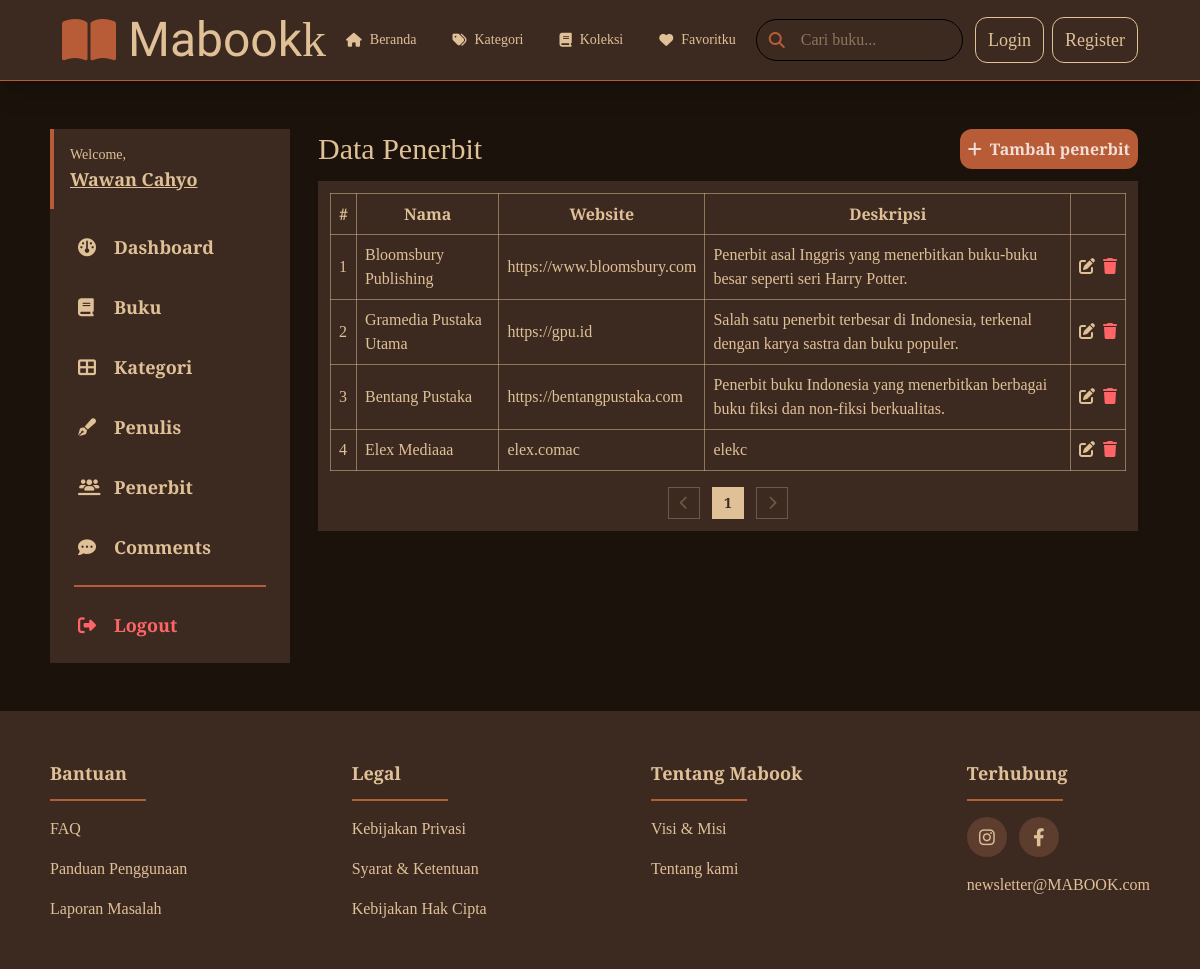
Page /admin/publishers.php on the committed database.
### tables this page shows
CREATE TABLE `publishers` (
  `id` bigint UNSIGNED NOT NULL,
  `name` varchar(255) NOT NULL,
  `website` varchar(255) NOT NULL,
  `description` mediumtext NOT NULL,
  `created_at` datetime NOT NULL
);

### functions/publishers.php (called while the page is built, shortened)
<?php
require_once __DIR__ . '/../config/db.php';
function listPublishers($filters, $pagination)
{
    global $conn;
    $whereQuery = "";
    $params = [];
    $types = [];
    $limit = $pagination['limit'] ?? 10;
    $page = $pagination['page'] ?? 1;
    $offset = ($page - 1) * $limit;
    $sql = "SELECT * FROM publishers $whereQuery ORDER BY created_at DESC LIMIT ? OFFSET ?";
    $stmt = $conn->prepare($sql);
    $allParams = array_merge($params, [$limit, $offset]);
    $typeString = implode("", $types) . 'ii';
    $stmt->bind_param($typeString, ...$allParams);
    $stmt->execute();
    return $stmt->get_result()->fetch_all(MYSQLI_ASSOC);
}
function countPublishers($filters)
{
    global $conn;
    $whereQuery = "";
    $stmt = $conn->prepare("SELECT COUNT(*) AS total FROM publishers $whereQuery");
    $stmt->execute();
    $data = $stmt->get_result()->fetch_assoc();
    return $data['total'] ?? 0;
}

### admin/publishers.php (the view, shortened to what this page needs)
<?php require_once(__DIR__ . '/../functions/publishers.php') ?>
<?php
$filters = [];
$page = $_GET['page'] ?? 1;
$limit = $_GET['limit'] ?? 10;
$publishers = listPublishers($filters, ['page' => $page, 'limit' => $limit]);
$countPublishers = countPublishers($filters);
$totalPage = ceil($countPublishers / $limit);
?>
<!DOCTYPE html>
<html lang="en">
<head>
    <link rel="stylesheet" href="https://cdnjs.cloudflare.com/ajax/libs/font-awesome/6.4.0/css/all.min.css">
    <link rel="stylesheet" href="/mabook/src/output.css">
</head>
<body class="bg-[url('https://www.transparenttextures.com/patterns/black-paper.png')] bg-[#1A120B]">
    <?php require_once(__DIR__ . '/../include/header.php') ?>
    <div class="w-11/12 max-w-[1200px] mx-auto mt-12 flex items-start gap-4 relative">
        <?php require_once(__DIR__ . '/../include/admin-sidebar.php') ?>
        <div class="w-full px-3">
            <div>
                <div class="font-crimson text-mabook-light flex justify-between items-center">
                    <div class="text-3xl">Data Penerbit</div>
                    <a href="publisher-create.php" class="bg-mabook-midtone text-white/80 p-2 rounded-xl duration-200 hover:-translate-y-0.5 active:translate-y-1">
                        <div class="flex gap-2 items-center font-semibold">
                            <i class="fas fa-plus"></i>
                            Tambah penerbit
                        </div>
                    </a>
                </div>
                <div class="bg-mabook-primary w-full p-3 mt-3">
                    <table class="border-collapse border border-mabook-light/40 table-auto w-full font-crimson text-mabook-light">
                        <thead>
                            <tr>
                                <th class="p-2 border border-mabook-light/50">#</th>
                                <th class="p-2 border border-mabook-light/50">Nama</th>
                                <th class="p-2 border border-mabook-light/50">Website</th>
                                <th class="p-2 border border-mabook-light/50">Deskripsi</th>
                                <th class="p-2 border border-mabook-light/50"></th>
                            </tr>
                        </thead>
                        <tbody>
                            <?php foreach ($publishers as $index => $publisher): ?>
                                <tr>
                                    <td class="p-2 border border-mabook-light/50"><?= $index + 1 ?></td>
                                    <td class="p-2 border border-mabook-light/50"><?= $publisher['name'] ?></td>
                                    <td class="p-2 border border-mabook-light/50"><?= $publisher['website'] ?></td>
                                    <td class="p-2 border border-mabook-light/50"><?= $publisher['description'] ?></td>
                                    <td class="p-2 border border-mabook-light/50">
                                        <div class="flex gap-2">
                                            <a href="publisher-update.php?id=<?= $publisher['id'] ?>"><i class="fas fa-edit"></i></a>
                                            <form action="#" method="POST" onsubmit="return confirm('Anda yakin?')">
                                                <button type="submit" class="cursor-pointer" onclick=""><i class="fas fa-trash text-red-400"></i></button>
                                            </form>
                                        </div>
                                    </td>
                                </tr>
                            <?php endforeach; ?>
                        </tbody>
                    </table>
                    <div class="flex gap-3 justify-center mt-4">
                        <button onclick="window.location='publishers.php?page=<?= $page - 1 ?>'" <?= $page <= 1 ? 'disabled' : '' ?> class="mabook-pagination-item disabled:!border-mabook-light/30  disabled:!text-mabook-light/30 cursor-pointer"><i class="fas fa-chevron-left"></i></button>
                        <?php for ($i = 0; $i < $totalPage; $i++): ?>
                            <a href="publishers.php?page=<?= $i + 1 ?>" class="mabook-pagination-item <?= $page == $i + 1 ? '!bg-mabook-light !text-mabook-primary' : '' ?>"><?= $i + 1 ?></a>
                        <?php endfor; ?>
                        <button onclick="window.location='publishers.php?page=<?= $page + 1 ?>'" <?= $page >= $totalPage ? 'disabled' : '' ?> class="mabook-pagination-item disabled:!border-mabook-light/30  disabled:!text-mabook-light/30 cursor-pointer"><i class="fas fa-chevron-right"></i></button>
                    </div>
                </div>
            </div>
        </div>
    </div>
    <?php require_once(__DIR__ . '/../include/footer.php') ?>
</body>
</html>

### rows in the picture
publishers: name "Bloomsbury Publishing", website "https://www.bloomsbury.com", description "Penerbit asal Inggris yang menerbitkan buku-buku besar seperti seri Harry Potter."
publishers: name "Gramedia Pustaka Utama", website "https://gpu.id", description "Salah satu penerbit terbesar di Indonesia, terkenal dengan karya sastra dan buku populer."
publishers: name "Bentang Pustaka", website "https://bentangpustaka.com", description "Penerbit buku Indonesia yang menerbitkan berbagai buku fiksi dan non-fiksi berkualitas."
publishers: name "Elex Mediaaa", website "elex.comac", description "elekc"

### other values in the picture
$menu['label'] "Beranda"
$menu['label'] "Kategori"
$menu['label'] "Koleksi"
$menu['label'] "Favoritku"
